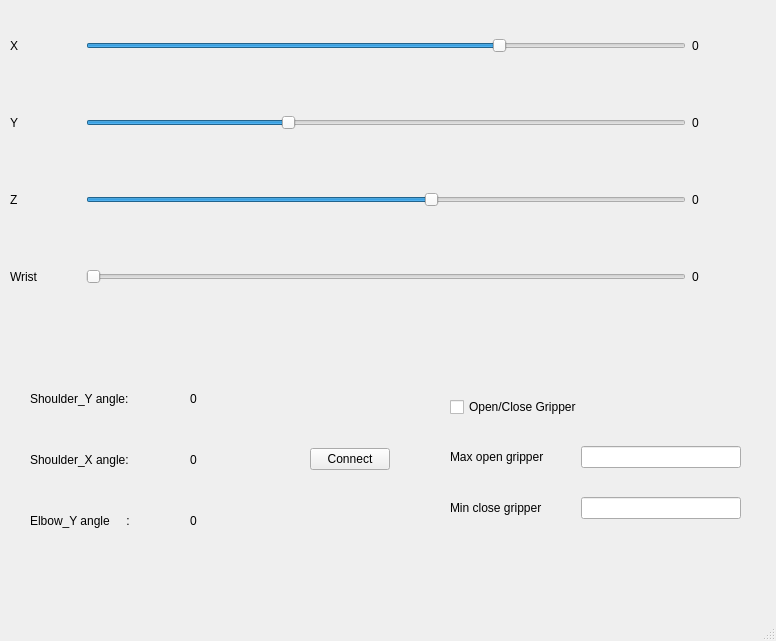
<?xml version="1.0" encoding="UTF-8"?>
<ui version="4.0">
 <class>Control_Poppy_Right_Arm</class>
 <widget class="QMainWindow" name="Control_Poppy_Right_Arm">
  <property name="geometry">
   <rect>
    <x>0</x>
    <y>0</y>
    <width>776</width>
    <height>641</height>
   </rect>
  </property>
  <property name="baseSize">
   <size>
    <width>10</width>
    <height>0</height>
   </size>
  </property>
  <property name="windowTitle">
   <string>Control Poppy Right Arm</string>
  </property>
  <widget class="QWidget" name="centralwidget">
   <widget class="QWidget" name="verticalLayoutWidget">
    <property name="geometry">
     <rect>
      <x>10</x>
      <y>10</y>
      <width>751</width>
      <height>591</height>
     </rect>
    </property>
    <layout class="QVBoxLayout" name="verticalLayout" stretch="1,1,1,1,4">
     <item>
      <layout class="QHBoxLayout" name="horizontalLayout">
       <item>
        <widget class="QLabel" name="X">
         <property name="text">
          <string>X</string>
         </property>
        </widget>
       </item>
       <item>
        <widget class="QSlider" name="Slider_X">
         <property name="maximumSize">
          <size>
           <width>600</width>
           <height>16777215</height>
          </size>
         </property>
         <property name="minimum">
          <number>-36</number>
         </property>
         <property name="maximum">
          <number>36</number>
         </property>
         <property name="value">
          <number>14</number>
         </property>
         <property name="orientation">
          <enum>Qt::Horizontal</enum>
         </property>
        </widget>
       </item>
       <item>
        <widget class="QLabel" name="X_value">
         <property name="text">
          <string>0</string>
         </property>
        </widget>
       </item>
      </layout>
     </item>
     <item>
      <layout class="QHBoxLayout" name="horizontalLayout_8">
       <item>
        <widget class="QLabel" name="Y">
         <property name="text">
          <string>Y</string>
         </property>
        </widget>
       </item>
       <item>
        <widget class="QSlider" name="Slider_Y">
         <property name="maximumSize">
          <size>
           <width>600</width>
           <height>16777215</height>
          </size>
         </property>
         <property name="maximum">
          <number>36</number>
         </property>
         <property name="value">
          <number>12</number>
         </property>
         <property name="orientation">
          <enum>Qt::Horizontal</enum>
         </property>
        </widget>
       </item>
       <item>
        <widget class="QLabel" name="Y_value">
         <property name="text">
          <string>0</string>
         </property>
        </widget>
       </item>
      </layout>
     </item>
     <item>
      <layout class="QHBoxLayout" name="horizontalLayout_9">
       <item>
        <widget class="QLabel" name="Z">
         <property name="text">
          <string>Z</string>
         </property>
        </widget>
       </item>
       <item>
        <widget class="QSlider" name="Slider_Z">
         <property name="maximumSize">
          <size>
           <width>600</width>
           <height>16777215</height>
          </size>
         </property>
         <property name="minimum">
          <number>-16</number>
         </property>
         <property name="maximum">
          <number>36</number>
         </property>
         <property name="value">
          <number>14</number>
         </property>
         <property name="orientation">
          <enum>Qt::Horizontal</enum>
         </property>
        </widget>
       </item>
       <item>
        <widget class="QLabel" name="Z_value">
         <property name="text">
          <string>0</string>
         </property>
        </widget>
       </item>
      </layout>
     </item>
     <item>
      <layout class="QHBoxLayout" name="horizontalLayout_10" stretch="0,0,0">
       <item>
        <widget class="QLabel" name="Wrist">
         <property name="text">
          <string>Wrist</string>
         </property>
        </widget>
       </item>
       <item>
        <widget class="QSlider" name="Slider_wrist">
         <property name="maximumSize">
          <size>
           <width>600</width>
           <height>16777215</height>
          </size>
         </property>
         <property name="orientation">
          <enum>Qt::Horizontal</enum>
         </property>
        </widget>
       </item>
       <item>
        <widget class="QLabel" name="Wrist_value">
         <property name="text">
          <string>0</string>
         </property>
        </widget>
       </item>
      </layout>
     </item>
     <item>
      <layout class="QGridLayout" name="gridLayout" rowstretch="0" columnstretch="1,0,0">
       <property name="leftMargin">
        <number>20</number>
       </property>
       <property name="topMargin">
        <number>50</number>
       </property>
       <property name="rightMargin">
        <number>20</number>
       </property>
       <property name="bottomMargin">
        <number>50</number>
       </property>
       <property name="horizontalSpacing">
        <number>60</number>
       </property>
       <item row="0" column="0">
        <layout class="QVBoxLayout" name="verticalLayout_4" stretch="1,1,1">
         <property name="sizeConstraint">
          <enum>QLayout::SetFixedSize</enum>
         </property>
         <item>
          <layout class="QHBoxLayout" name="horizontalLayout_2">
           <property name="sizeConstraint">
            <enum>QLayout::SetFixedSize</enum>
           </property>
           <item>
            <widget class="QLabel" name="label_shoulderY">
             <property name="maximumSize">
              <size>
               <width>160</width>
               <height>16777215</height>
              </size>
             </property>
             <property name="text">
              <string>Shoulder_Y angle:</string>
             </property>
            </widget>
           </item>
           <item>
            <widget class="QLabel" name="Shoulder_Y_value">
             <property name="maximumSize">
              <size>
               <width>60</width>
               <height>16777215</height>
              </size>
             </property>
             <property name="text">
              <string>0</string>
             </property>
            </widget>
           </item>
          </layout>
         </item>
         <item>
          <layout class="QHBoxLayout" name="horizontalLayout_3">
           <property name="sizeConstraint">
            <enum>QLayout::SetFixedSize</enum>
           </property>
           <item>
            <widget class="QLabel" name="label_shoulderX">
             <property name="maximumSize">
              <size>
               <width>160</width>
               <height>16777215</height>
              </size>
             </property>
             <property name="text">
              <string>Shoulder_X angle:</string>
             </property>
            </widget>
           </item>
           <item>
            <widget class="QLabel" name="Shoulder_X_value">
             <property name="maximumSize">
              <size>
               <width>60</width>
               <height>16777215</height>
              </size>
             </property>
             <property name="text">
              <string>0</string>
             </property>
            </widget>
           </item>
          </layout>
         </item>
         <item>
          <layout class="QHBoxLayout" name="horizontalLayout_4">
           <property name="sizeConstraint">
            <enum>QLayout::SetFixedSize</enum>
           </property>
           <item>
            <widget class="QLabel" name="label_elbowY">
             <property name="maximumSize">
              <size>
               <width>160</width>
               <height>16777215</height>
              </size>
             </property>
             <property name="text">
              <string>Elbow_Y angle     :</string>
             </property>
            </widget>
           </item>
           <item>
            <widget class="QLabel" name="Elbow_Y_value">
             <property name="maximumSize">
              <size>
               <width>60</width>
               <height>16777215</height>
              </size>
             </property>
             <property name="text">
              <string>0</string>
             </property>
            </widget>
           </item>
          </layout>
         </item>
        </layout>
       </item>
       <item row="0" column="1">
        <widget class="QPushButton" name="connec_disc">
         <property name="text">
          <string>Connect</string>
         </property>
         <property name="checkable">
          <bool>true</bool>
         </property>
        </widget>
       </item>
       <item row="0" column="2">
        <layout class="QVBoxLayout" name="verticalLayout_5" stretch="2,1,1">
         <property name="sizeConstraint">
          <enum>QLayout::SetNoConstraint</enum>
         </property>
         <item>
          <widget class="QCheckBox" name="checkBox_gripper">
           <property name="maximumSize">
            <size>
             <width>160</width>
             <height>16777215</height>
            </size>
           </property>
           <property name="text">
            <string>Open/Close Gripper</string>
           </property>
          </widget>
         </item>
         <item>
          <layout class="QHBoxLayout" name="horizontalLayout_5">
           <property name="sizeConstraint">
            <enum>QLayout::SetFixedSize</enum>
           </property>
           <item>
            <widget class="QLabel" name="max_open_gripper">
             <property name="maximumSize">
              <size>
               <width>160</width>
               <height>16777215</height>
              </size>
             </property>
             <property name="text">
              <string>Max open gripper</string>
             </property>
            </widget>
           </item>
           <item>
            <widget class="QLineEdit" name="Gripper_maxvalue">
             <property name="maximumSize">
              <size>
               <width>160</width>
               <height>16777215</height>
              </size>
             </property>
            </widget>
           </item>
          </layout>
         </item>
         <item>
          <layout class="QHBoxLayout" name="horizontalLayout_6">
           <property name="sizeConstraint">
            <enum>QLayout::SetFixedSize</enum>
           </property>
           <item>
            <widget class="QLabel" name="min_close_gripper">
             <property name="maximumSize">
              <size>
               <width>160</width>
               <height>16777215</height>
              </size>
             </property>
             <property name="text">
              <string>Min close gripper</string>
             </property>
            </widget>
           </item>
           <item>
            <widget class="QLineEdit" name="Gripper_minvalue">
             <property name="maximumSize">
              <size>
               <width>160</width>
               <height>16777215</height>
              </size>
             </property>
            </widget>
           </item>
          </layout>
         </item>
        </layout>
       </item>
      </layout>
     </item>
    </layout>
   </widget>
  </widget>
  <widget class="QMenuBar" name="menubar">
   <property name="geometry">
    <rect>
     <x>0</x>
     <y>0</y>
     <width>776</width>
     <height>21</height>
    </rect>
   </property>
  </widget>
  <widget class="QStatusBar" name="statusbar"/>
 </widget>
 <resources/>
 <connections>
  <connection>
   <sender>Slider_X</sender>
   <signal>valueChanged(int)</signal>
   <receiver>X_value</receiver>
   <slot>setNum(int)</slot>
   <hints>
    <hint type="sourcelabel">
     <x>385</x>
     <y>67</y>
    </hint>
    <hint type="destinationlabel">
     <x>725</x>
     <y>67</y>
    </hint>
   </hints>
  </connection>
  <connection>
   <sender>Slider_Y</sender>
   <signal>valueChanged(int)</signal>
   <receiver>Y_value</receiver>
   <slot>setNum(int)</slot>
   <hints>
    <hint type="sourcelabel">
     <x>385</x>
     <y>143</y>
    </hint>
    <hint type="destinationlabel">
     <x>725</x>
     <y>143</y>
    </hint>
   </hints>
  </connection>
  <connection>
   <sender>Slider_Z</sender>
   <signal>valueChanged(int)</signal>
   <receiver>Z_value</receiver>
   <slot>setNum(int)</slot>
   <hints>
    <hint type="sourcelabel">
     <x>385</x>
     <y>220</y>
    </hint>
    <hint type="destinationlabel">
     <x>725</x>
     <y>220</y>
    </hint>
   </hints>
  </connection>
  <connection>
   <sender>Slider_wrist</sender>
   <signal>valueChanged(int)</signal>
   <receiver>Wrist_value</receiver>
   <slot>setNum(int)</slot>
   <hints>
    <hint type="sourcelabel">
     <x>385</x>
     <y>297</y>
    </hint>
    <hint type="destinationlabel">
     <x>725</x>
     <y>297</y>
    </hint>
   </hints>
  </connection>
 </connections>
</ui>
